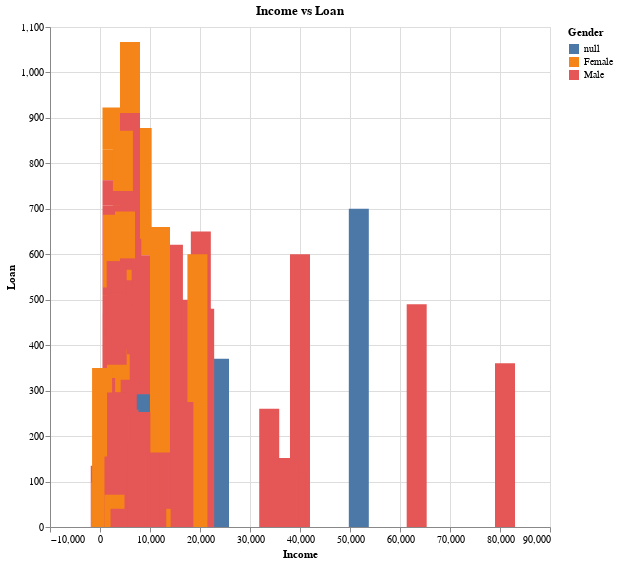

The cell this chart's notebook holds for it:
### Code cell
alt.Chart(df).mark_bar(
  size = 20,


).encode(
    y=alt.Y('LoanAmount', title = "Loan"),
    x=alt.X('ApplicantIncome', title = "Income"),
   color = "Gender"
).properties(
    title = "Income vs Loan",
    width=500,
    height=500
).interactive()

### Figure 1 — Vega-Lite specification as saved in the notebook (floating-point values rounded to 4 significant figures; data arrays with more than 128 entries replaced by an {"elided": "..."} marker saying what was removed)
{"config": {"view": {"continuousWidth": 400, "continuousHeight": 300}}, "data": {"name": "data-cfa7f741517e14624e4f6d73931606d9"}, "mark": {"type": "bar", "size": 20}, "encoding": {"color": {"field": "Gender", "type": "nominal"}, "x": {"field": "ApplicantIncome", "title": "Income", "type": "quantitative"}, "y": {"field": "LoanAmount", "title": "Loan", "type": "quantitative"}}, "height": 500, "selection": {"selector005": {"type": "interval", "bind": "scales", "encodings": ["x", "y"]}}, "title": "Income vs Loan", "width": 500, "$schema": "https://vega.github.io/schema/vega-lite/v4.17.0.json", "datasets": {"data-cfa7f741517e14624e4f6d73931606d9": {"elided": "614 records"}}}
